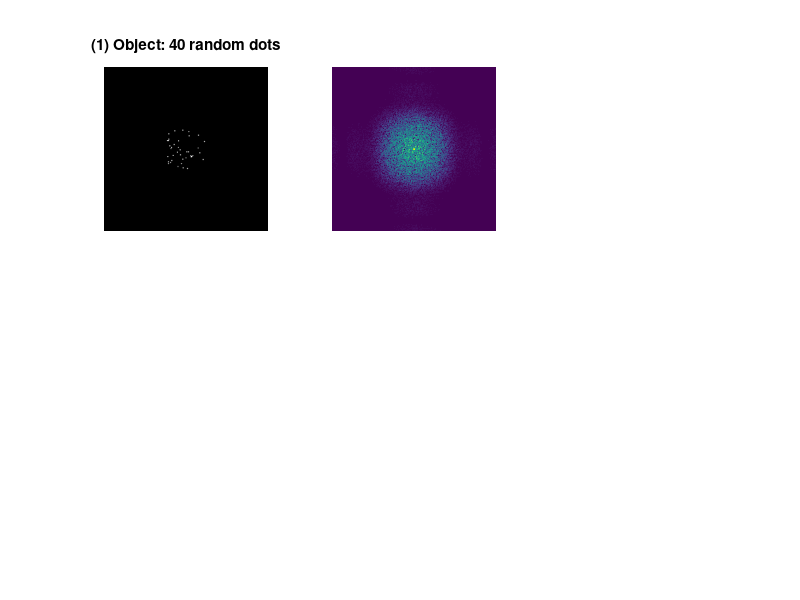

Write MATLAB code to recreate this figure. (Note: this script raises an error after producing the figure.)
%% hologram_fourier_sim.m
% Educational simulation of the *principles* of holography using the FFT.
%
% Core idea
% ---------
% A hologram is NOT just a Fourier transform -- it is the recorded INTENSITY
% of the interference between:
%     O = object wave  (light scattered by the object)
%     R = reference wave (a clean, known beam)
% The film records  H = |O + R|^2  (intensity only -> phase is "lost").
% The reference wave smuggles the lost phase back into the recorded fringes.
%
% Where the Fourier transform enters
% ----------------------------------
%   1. Propagation to the far field (Fraunhofer diffraction) of an object is
%      its 2D spatial Fourier transform:   O = FT(object).
%   2. Reconstruction (re-illuminating the hologram) is ANOTHER Fourier
%      transform of the recorded fringe pattern.
%
% This script:
%   (1) builds an object = random dots on the xy plane
%   (2) forms the object wave O = FT(object)  (far-field / Fourier hologram)
%   (3) adds an OFF-AXIS plane-wave reference R and records H = |O + R|^2
%   (4) reconstructs by FT(H), recovering the dots (+ DC term + twin image)
%
% Runqi Zhang lab -- standalone demo, safe to run directly in MATLAB.

clear; close all; clc;

%% -------------------- USER PARAMETERS --------------------
N           = 512;     % grid size (pixels), use a power of 2 for fast FFT
nDots       = 40;      % number of random object points
objHalfSpan = 0.12;    % object dots confined to central fraction of field (0..0.5)
                       %   (keeps object compact so its FT / twin images separate)
dotSigmaPix = 1.5;     % blur each dot to this Gaussian sigma (pixels), 0 = pure points
refTiltCyc  = 90;      % off-axis reference tilt, in cycles across the full field.
                       %   Larger -> carrier fringes finer, twin images pushed apart.
refAmpFactor = 2.0;    % reference amplitude relative to mean object-wave amplitude.
                       %   >~1 keeps the hologram in the "linear" (good) regime.
rngSeed     = 7;       % random seed for reproducible dot pattern

%% -------------------- 1. OBJECT: random dots --------------------
rng(rngSeed);

% coordinate grids (pixel indices centered at 0)
[xx, yy] = meshgrid(1:N, 1:N);
cx = N/2 + 1;  cy = N/2 + 1;

% random dot positions inside a central box
loBox = round(N*(0.5 - objHalfSpan));
hiBox = round(N*(0.5 + objHalfSpan));
dotX  = randi([loBox, hiBox], nDots, 1);
dotY  = randi([loBox, hiBox], nDots, 1);

object = zeros(N, N);
idx = sub2ind([N N], dotY, dotX);
object(idx) = 1;

% optional Gaussian blur so dots are small blobs (more physical than delta spikes)
if dotSigmaPix > 0
    object = imgaussfilt(object, dotSigmaPix);
end

%% -------------------- 2. OBJECT WAVE: far-field = FT(object) --------------------
% Fraunhofer (far-field) diffraction of the object field is its 2D FT.
% fftshift centers the zero spatial frequency for display & for placing the
% reference. This complex field O carries both amplitude AND phase.
O = fftshift(fft2(ifftshift(object)));

%% -------------------- 3. REFERENCE WAVE + RECORD HOLOGRAM --------------------
% Off-axis reference: a tilted plane wave  R = A * exp(i*2*pi*(fx*x + fy*y)).
% The tilt (carrier frequency) is what separates the real and twin images
% in the reconstruction (this is "off-axis" / Leith-Upatnieks holography).
fx = refTiltCyc / N;          % cycles per pixel along x
fy = refTiltCyc / N;          % cycles per pixel along y  (diagonal tilt)
Aref = refAmpFactor * mean(abs(O(:)));
R = Aref * exp(1i*2*pi*(fx*(xx-cx) + fy*(yy-cy)));

% The hologram is the recorded INTENSITY of the interference. The detector
% sees only |.|^2, discarding the complex phase -- this is the whole point.
H = abs(O + R).^2;
%   Expand: H = |O|^2 + |R|^2 + O.*conj(R) + conj(O).*R
%           \___DC/autocorr___/   \_real img_/  \_twin img_/

%% -------------------- 4. RECONSTRUCTION = FT(hologram) --------------------
% Re-illuminating the developed hologram and propagating to the far field is
% another Fourier transform. The cross terms O.*conj(R) and conj(O).*R are
% plane-wave-modulated, so they land at +/- the carrier offset: the object
% reappears as a real image on one side and a conjugate "twin" on the other,
% with the bright autocorrelation (DC) term in the middle.
recon = fftshift(fft2(ifftshift(H)));

%% -------------------- DISPLAY --------------------
figure('Name','Fourier hologram simulation','Color','w', ...
       'Position',[80 80 1200 800]);

subplot(2,3,1);
imagesc(object); axis image off; colormap(gca,gray);
title(sprintf('(1) Object: %d random dots', nDots));

subplot(2,3,2);
imagesc(log1p(abs(O))); axis image off; colormap(gca,parula);
title('(2) Object wave |O| = |FT(object)|  (log)');

subplot(2,3,3);
imagesc(angle(O)); axis image off; colormap(gca,hsv);
title('Object-wave PHASE (lost on recording)');

subplot(2,3,4);
imagesc(H); axis image off; colormap(gca,gray);
title('(3) Recorded hologram H = |O+R|^2');

% zoom on a patch to reveal the interference carrier fringes
subplot(2,3,5);
zc = cx-30:cx+30;
imagesc(H(zc,zc)); axis image off; colormap(gca,gray);
title('Zoom: interference fringes (carrier)');

subplot(2,3,6);
imagesc(log1p(abs(recon))); axis image off; colormap(gca,gray);
title('(4) Reconstruction = FT(H): real + twin + DC');

sgtitle('Holography principles via FFT:  object \rightarrow FT \rightarrow interfere with reference \rightarrow record |.|^2 \rightarrow FT back');

%% -------------------- WHAT THE METRICS MEAN --------------------
% - |O|  (panel 2): the diffraction / far-field amplitude. This is the part a
%        naive "just FFT the dots" view gives you -- but it has NO phase recorded.
% - angle(O) (panel 3): the phase a real detector CANNOT measure directly.
%        Holography's job is to preserve this.
% - H (panel 4): the actual hologram -- real, non-negative intensity with
%        interference fringes that encode O's phase relative to R.
% - recon (panel 6): re-Fourier-transforming H gives back the object (real
%        image), its mirror-conjugate (twin image, diagonally opposite), and a
%        bright central autocorrelation blob (the |O|^2+|R|^2 / DC term).
%        The off-axis reference tilt is what physically separates these.

fprintf('Done. Off-axis carrier = %d cycles/field; reference/object amp ratio = %.2f\n', ...
        refTiltCyc, refAmpFactor);
